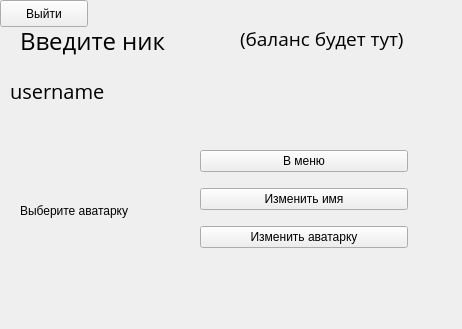
<?xml version="1.0" encoding="UTF-8"?>
<ui version="4.0">
 <class>MainWindow</class>
 <widget class="QMainWindow" name="MainWindow">
  <property name="geometry">
   <rect>
    <x>0</x>
    <y>0</y>
    <width>462</width>
    <height>329</height>
   </rect>
  </property>
  <property name="windowTitle">
   <string>MainWindow</string>
  </property>
  <widget class="QWidget" name="centralwidget">
   <widget class="QWidget" name="verticalLayoutWidget">
    <property name="geometry">
     <rect>
      <x>200</x>
      <y>140</y>
      <width>208</width>
      <height>121</height>
     </rect>
    </property>
    <layout class="QVBoxLayout" name="verticalLayout">
     <item>
      <widget class="QPushButton" name="pushButton_2">
       <property name="text">
        <string>В меню</string>
       </property>
      </widget>
     </item>
     <item>
      <widget class="QPushButton" name="pushButton_3">
       <property name="text">
        <string>Изменить имя</string>
       </property>
      </widget>
     </item>
     <item>
      <widget class="QPushButton" name="pushButton">
       <property name="text">
        <string>Изменить аватарку</string>
       </property>
      </widget>
     </item>
    </layout>
   </widget>
   <widget class="QLabel" name="label_2">
    <property name="geometry">
     <rect>
      <x>20</x>
      <y>120</y>
      <width>171</width>
      <height>181</height>
     </rect>
    </property>
    <property name="text">
     <string>Выберите аватарку</string>
    </property>
   </widget>
   <widget class="QLabel" name="label">
    <property name="geometry">
     <rect>
      <x>20</x>
      <y>10</y>
      <width>221</width>
      <height>61</height>
     </rect>
    </property>
    <property name="font">
     <font>
      <family>Open Sans</family>
      <pointsize>18</pointsize>
      <weight>50</weight>
      <bold>false</bold>
     </font>
    </property>
    <property name="text">
     <string>Введите ник</string>
    </property>
   </widget>
   <widget class="QLabel" name="label_3">
    <property name="geometry">
     <rect>
      <x>240</x>
      <y>8</y>
      <width>211</width>
      <height>61</height>
     </rect>
    </property>
    <property name="font">
     <font>
      <family>Open Sans</family>
      <pointsize>14</pointsize>
     </font>
    </property>
    <property name="text">
     <string>(баланс будет тут)</string>
    </property>
   </widget>
   <widget class="QLabel" name="label_4">
    <property name="geometry">
     <rect>
      <x>10</x>
      <y>60</y>
      <width>151</width>
      <height>61</height>
     </rect>
    </property>
    <property name="font">
     <font>
      <family>Open Sans</family>
      <pointsize>15</pointsize>
     </font>
    </property>
    <property name="text">
     <string>username</string>
    </property>
   </widget>
   <widget class="QPushButton" name="logout">
    <property name="geometry">
     <rect>
      <x>0</x>
      <y>0</y>
      <width>88</width>
      <height>27</height>
     </rect>
    </property>
    <property name="text">
     <string>Выйти</string>
    </property>
   </widget>
  </widget>
 </widget>
 <resources/>
 <connections/>
</ui>
